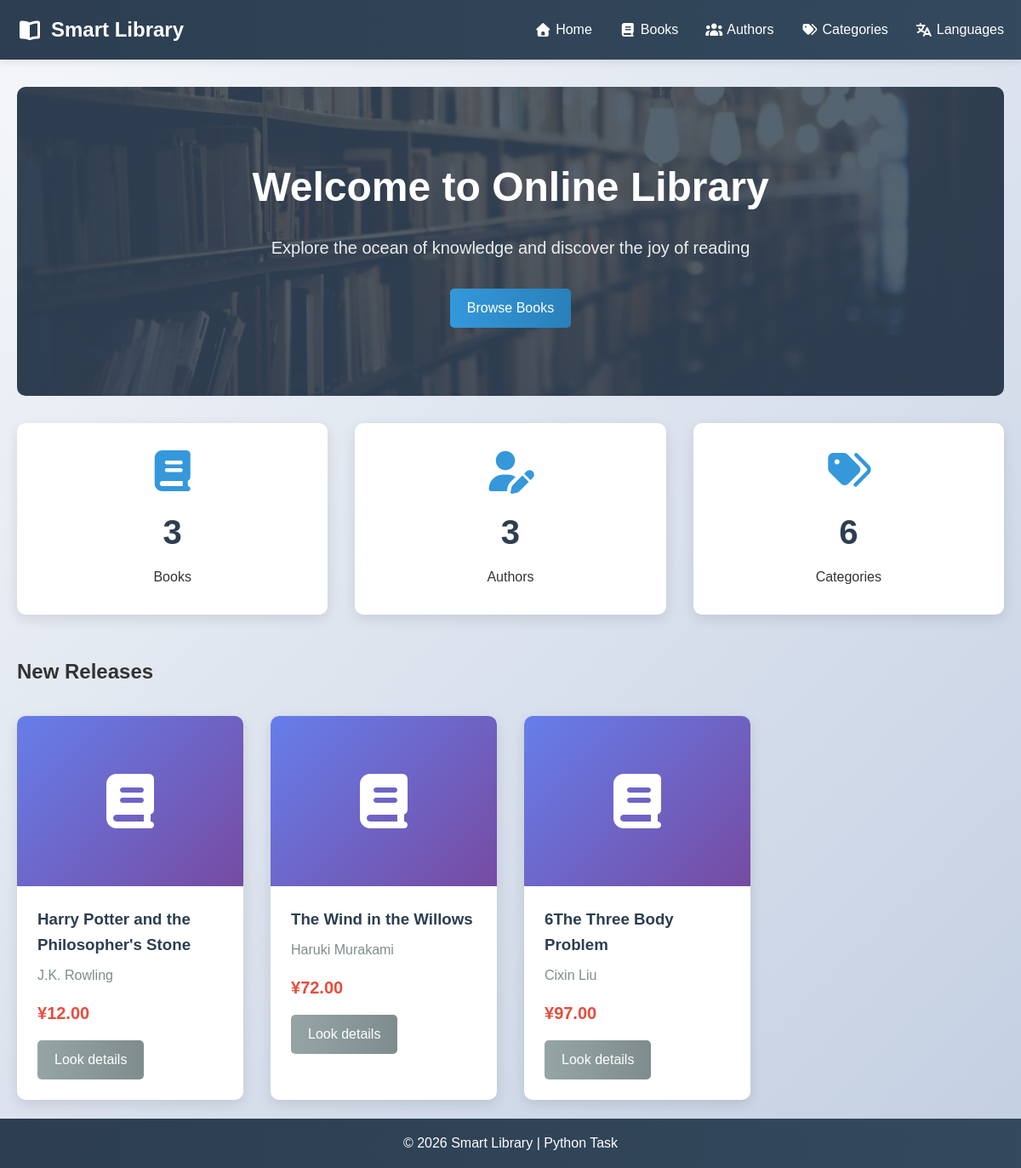
Before: / with the older database file.
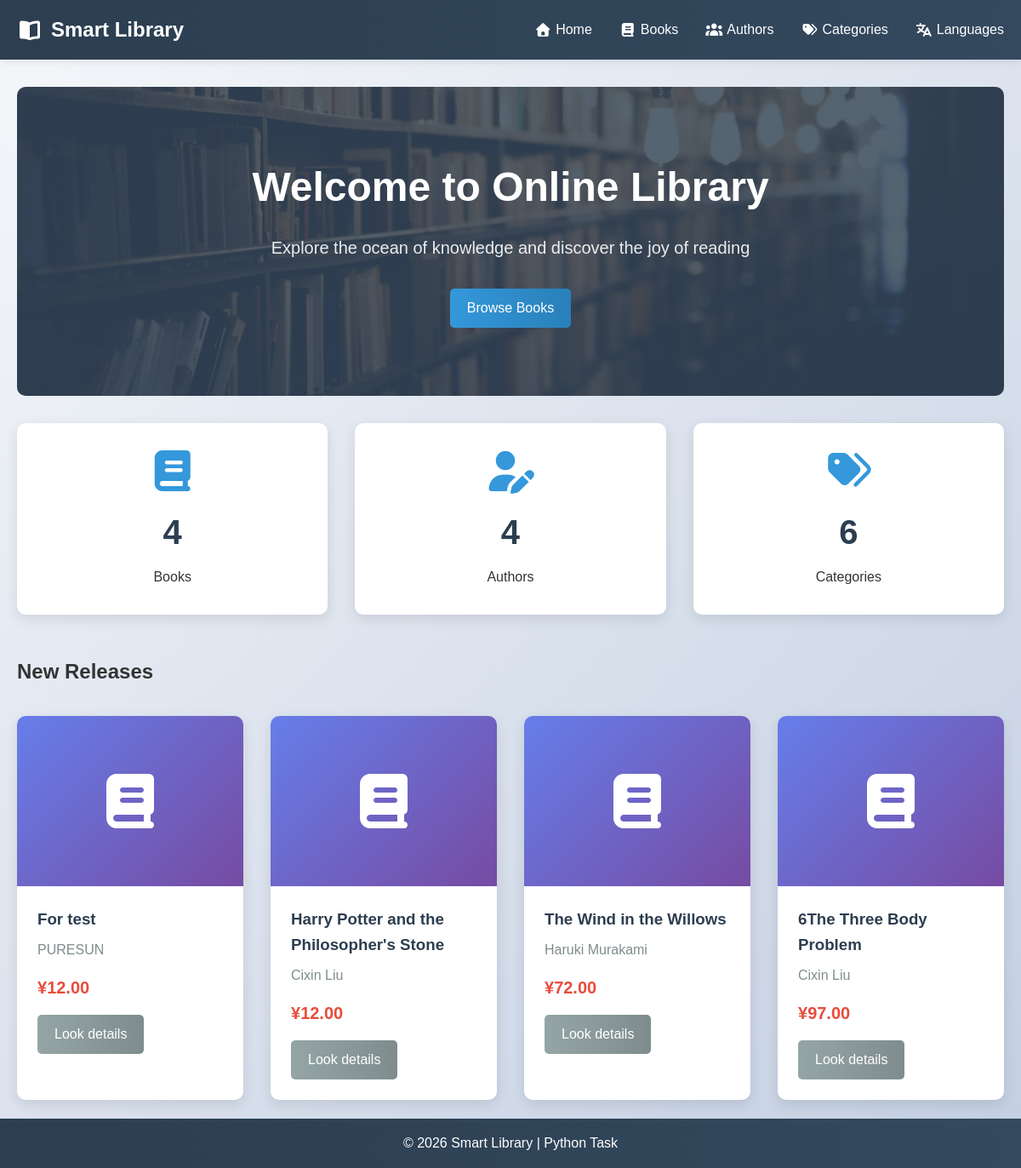
After: the same page with the newer database file.
### models.py (models this page shows, shortened)
class Book(db.Model):
    id = db.Column(db.Integer, primary_key=True)
    title = db.Column(db.String(200), nullable=False)
    publish_year = db.Column(db.Integer)
    publisher = db.Column(db.String(256))
    edition = db.Column(db.String(50))
    pages = db.Column(db.Integer)
    price = db.Column(db.Float)
    description = db.Column(db.Text)
    added_date = db.Column(db.DateTime, default=datetime.utcnow)
    author_id = db.Column(db.Integer, db.ForeignKey('author.id'), nullable=False)
    category_id = db.Column(db.Integer, db.ForeignKey('category.id'), nullable=False)
    category = db.relationship('Category', backref='books', lazy=True)
    language_id = db.Column(db.Integer, db.ForeignKey('language.id'), nullable=False)
    cover_type_id = db.Column(db.Integer, db.ForeignKey('cover_type.id'), nullable=False)

class Author(db.Model):
    id = db.Column(db.Integer, primary_key=True)
    name = db.Column(db.String(100), nullable=False)
    birth_date = db.Column(db.Date)
    nationality_id = db.Column(db.Integer, db.ForeignKey('language.id'), nullable=False)
    is_alive = db.Column(db.Boolean, default=True)
    biography = db.Column(db.Text)
    books = db.relationship('Book', backref='author', lazy=True)

### app.py (the view)
@app.route('/')
def index():
    total_books = Book.query.count()
    total_authors = Author.query.count()
    total_categories = Category.query.count()
    recent_books = Book.query.order_by(Book.added_date.desc()).limit(4).all()
    return render_template('index.html', total_books=total_books,
                          total_authors=total_authors,
                          total_categories=total_categories,
                          recent_books=recent_books)

### templates/index.html (shortened to what this page needs)
{% extends "base.html" %}
{% block content %}
<section class="hero">
    <div class="hero-content">
        <h1>Welcome to Online Library</h1>
        <p>Explore the ocean of knowledge and discover the joy of reading</p>
        <a href="{{ url_for('books') }}" class="btn btn-primary">Browse Books</a>
    </div>
</section>
<section class="stats">
    <a href="{{ url_for('books') }}" class="div-link">
        <div class="stat-card">
            <i class="fas fa-book"></i>
            <h3>{{ total_books }}</h3>
            <p>Books</p>
        </div>
    </a>
    <a href="{{ url_for('list_authors') }}" class="div-link">
        <div class="stat-card">
            <i class="fas fa-user-edit"></i>
            <h3>{{ total_authors }}</h3>
            <p>Authors</p>
        </div>
    </a>
    <a href="{{ url_for('list_categories') }}" class="div-link">
        <div class="stat-card">
            <i class="fas fa-tags"></i>
            <h3>{{ total_categories }}</h3>
            <p>Categories</p>
        </div>
    </a>
</section>
<section class="recent-books">
    <h2>New Releases</h2>
    <div class="books-grid">
        {% for book in recent_books %}
        <div class="book-card">
            <div class="book-cover">
                <i class="fas fa-book"></i>
            </div>
            <div class="book-info">
                <h3>{{ book.title }}</h3>
                <p class="author">{{ book.author.name }}</p>
                <p class="price">¥{{ "%.2f"|format(book.price) }}</p>
                <a href="{{ url_for('book_detail', book_id=book.id) }}" class="btn btn-secondary">Look details</a>
            </div>
        </div>
        {% endfor %}
    </div>
</section>
{% endblock %}

Changed rows visible on the page:
added Book: title "For test", author.name "PURESUN", price "12.00"
changed Book "Harry Potter and the Philosopher's Stone": author.name "J.K. Rowling" → "Cixin Liu"
Other visible differences:
{{ total_books }}: "3" → "4"
{{ total_authors }}: "3" → "4"
